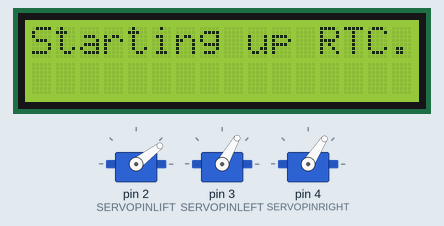
This sketch was run on a simulated Arduino Uno, built with avr-gcc and run on an emulated ATmega328P. On the bench: 16×2 character LCD, 3 × servo. The local clock reads 2024-03-15 10:24:30 at power-on unless the sketch sets it; what the sketch prints to the serial monitor is not drawn.

Above: at 0.4 s.
At 1.55 s:
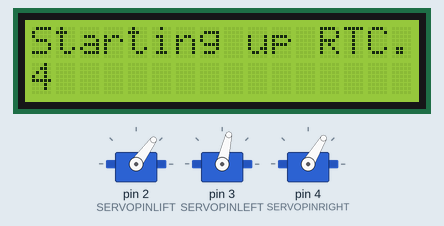
At 6.9 s:
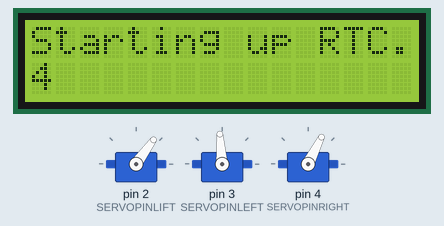
At 12.7 s:
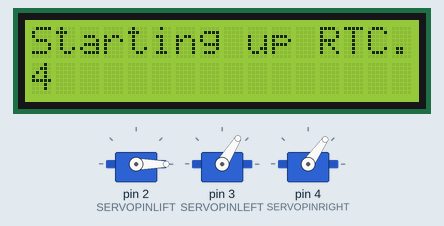
At 13.8 s:
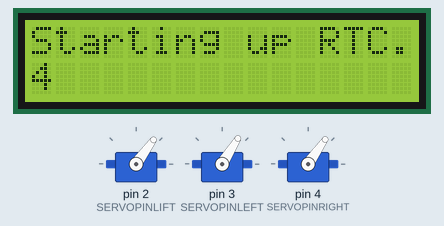
At 38.6 s:
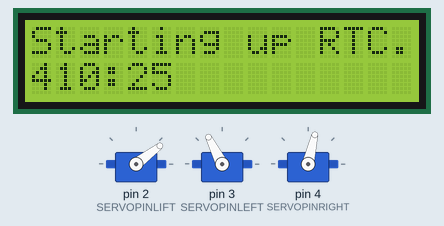
Timing chart, 0 to 40.0 s (numbered marks = the images above):
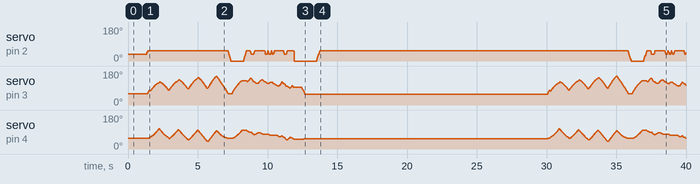

The sketch:

plotclock_V1_01.ino
```cpp
// cc - by Johannes Heberlein 2014
// thingiverse.com/joo   wiki.fablab-nuernberg.de


//#define CALIBRATION


#define SERVOFAKTOR 430


#define SERVOLEFTNULL 2020
#define SERVORIGHTNULL 920

#define SERVOPINLIFT  2
#define SERVOPINLEFT  3
#define SERVOPINRIGHT 4


#define LIFT0 1100
#define LIFT1 930
#define LIFT2 350


#define LIFTSPEED 350


#define L1 35
#define L2 55.1
#define L3 13.2


#define O1X 22
#define O1Y -25
#define O2X 47
#define O2Y -25


#define liftX  200


#include <Time.h>
#include <Servo.h>
#include <DS1307RTC.h>
#include <LiquidCrystal.h>

LiquidCrystal lcd(12, 11, 5, 4, 3, 2);


int servoLift = 1500;

Servo servo1;
Servo servo2;
Servo servo3;

volatile double lastX = 75;
volatile double lastY = 47.5;

int last_min = 0;

void setup()
{
  Serial.begin(9600);


 tmElements_t tm;

 lcd.begin(16, 2);

  if (RTC.read(tm)){
    Serial.print("The time chip has been found. ");
    setTime(tm.Hour,tm.Minute,tm.Second,tm.Day,tm.Month,tm.Year);
    Serial.print("The time is: ");
    print2digits(tm.Hour);
    Serial.write(':');
    print2digits(tm.Minute);
    Serial.write("\n");
    lcd.print("Starting up RTC..");
  }

  drawTo(75.2, 46);
  lift(1);
  servo1.attach(SERVOPINLIFT);  //  lifting servo
  servo2.attach(SERVOPINLEFT);  //  left servo
  servo3.attach(SERVOPINRIGHT);  //  right servo
  delay(1000);
  lcd.print("Opstarten voltooid!");

}

void print2digits(int number) {
  if (number >= 0 && number < 10) {
    Serial.write('0');
  }
  Serial.print(number);
}

void loop()
{

#ifdef CALIBRATION


  drawTo(-3, 29.2);
  delay(500);
  drawTo(74.1, 28);
  delay(500);

#else


  int i = 0;
  if (last_min != minute()) {

    if (!servo1.attached()) servo1.attach(SERVOPINLIFT);
    if (!servo2.attached()) servo2.attach(SERVOPINLEFT);
    if (!servo3.attached()) servo3.attach(SERVOPINRIGHT);

    lift(0);
    lcd.print(hour());
    lcd.print(":");
    lcd.print(minute());

    hour();
    while ((i+1)*10 <= hour())
    {
      i++;
    }

    number(3, 3, 111, 1);
    number(5, 25, i, 0.9);
    number(19, 25, (hour()-i*10), 0.9);
    number(28, 25, 11, 0.9);

    i=0;
    while ((i+1)*10 <= minute())
    {
      i++;
    }
    number(34, 25, i, 0.9);
    number(48, 25, (minute()-i*10), 0.9);


     lift(3);
     delay(250);
     drawTo(77, 45);
     delay(750);


    lift(0);
    last_min = minute();

    servo1.detach();
    servo2.detach();
    servo3.detach();
  }

#endif

}


void number(float bx, float by, int num, float scale) {

  switch (num) {

  case 0:
    drawTo(bx + 12 * scale, by + 6 * scale);
    lift(0);
    bogenGZS(bx + 7 * scale, by + 10 * scale, 10 * scale, -0.8, 6.7, 0.5);
    lift(1);
    break;
  case 1:

    drawTo(bx + 3 * scale, by + 15 * scale);
    lift(0);
    drawTo(bx + 10 * scale, by + 20 * scale);
    drawTo(bx + 10 * scale, by + 0 * scale);
    lift(1);
    break;
  case 2:
    drawTo(bx + 2 * scale, by + 12 * scale);
    lift(0);
    bogenUZS(bx + 8 * scale, by + 14 * scale, 6 * scale, 3, -0.8, 1);
    drawTo(bx + 1 * scale, by + 0 * scale);
    drawTo(bx + 12 * scale, by + 0 * scale);
    lift(1);
    break;
  case 3:
    drawTo(bx + 2 * scale, by + 17 * scale);
    lift(0);
    bogenUZS(bx + 5 * scale, by + 15 * scale, 5 * scale, 3, -2, 1);
    bogenUZS(bx + 5 * scale, by + 5 * scale, 5 * scale, 1.57, -3, 1);
    lift(1);
    break;
  case 4:
    drawTo(bx + 10 * scale, by + 0 * scale);
    lift(0);
    drawTo(bx + 10 * scale, by + 20 * scale);
    drawTo(bx + 2 * scale, by + 6 * scale);
    drawTo(bx + 12 * scale, by + 6 * scale);
    lift(1);
    break;
  case 5:
    drawTo(bx + 2 * scale, by + 5 * scale);
    lift(0);
    bogenGZS(bx + 5 * scale, by + 6 * scale, 6 * scale, -2.5, 2, 1);
    drawTo(bx + 5 * scale, by + 20 * scale);
    drawTo(bx + 12 * scale, by + 20 * scale);
    lift(1);
    break;
  case 6:
    drawTo(bx + 2 * scale, by + 10 * scale);
    lift(0);
    bogenUZS(bx + 7 * scale, by + 6 * scale, 6 * scale, 2, -4.4, 1);
    drawTo(bx + 11 * scale, by + 20 * scale);
    lift(1);
    break;
  case 7:
    drawTo(bx + 2 * scale, by + 20 * scale);
    lift(0);
    drawTo(bx + 12 * scale, by + 20 * scale);
    drawTo(bx + 2 * scale, by + 0);
    lift(1);
    break;
  case 8:
    drawTo(bx + 5 * scale, by + 10 * scale);
    lift(0);
    bogenUZS(bx + 5 * scale, by + 15 * scale, 5 * scale, 4.7, -1.6, 1);
    bogenGZS(bx + 5 * scale, by + 5 * scale, 5 * scale, -4.7, 2, 1);
    lift(1);
    break;

  case 9:
    drawTo(bx + 9 * scale, by + 11 * scale);
    lift(0);
    bogenUZS(bx + 7 * scale, by + 15 * scale, 5 * scale, 4, -0.5, 1);
    drawTo(bx + 5 * scale, by + 0);
    lift(1);
    break;

  case 111:

    lift(0);
    drawTo(70, 46);
    drawTo(65, 43);

    drawTo(65, 49);
    drawTo(5, 49);
    drawTo(5, 45);
    drawTo(65, 45);
    drawTo(65, 40);

    drawTo(5, 40);
    drawTo(5, 35);
    drawTo(65, 35);
    drawTo(65, 30);

    drawTo(5, 30);
    drawTo(5, 25);
    drawTo(65, 25);
    drawTo(65, 20);

    drawTo(5, 20);
    drawTo(60, 44);


    drawTo(75.2, 45.9);
    lift(2);

    break;

  case 11:
    drawTo(bx + 5 * scale, by + 15 * scale);
    lift(0);
    bogenGZS(bx + 5 * scale, by + 15 * scale, 0.1 * scale, 1, -1, 1);
    lift(1);
    drawTo(bx + 5 * scale, by + 5 * scale);
    lift(0);
    bogenGZS(bx + 5 * scale, by + 5 * scale, 0.1 * scale, 1, -1, 1);
    lift(1);
    break;

  }
}


void lift(char lift) {
  switch (lift) {


  case 0:

      if (servoLift >= LIFT0) {
      while (servoLift >= LIFT0)
      {
        servoLift--;
        servo1.writeMicroseconds(servoLift);
        delayMicroseconds(LIFTSPEED);
      }
    }
    else {
      while (servoLift <= LIFT0) {
        servoLift++;
        servo1.writeMicroseconds(servoLift);
        delayMicroseconds(LIFTSPEED);

      }

    }

    break;

  case 1:

    if (servoLift >= LIFT1) {
      while (servoLift >= LIFT1) {
        servoLift--;
        servo1.writeMicroseconds(servoLift);
        delayMicroseconds(LIFTSPEED);

      }
    }
    else {
      while (servoLift <= LIFT1) {
        servoLift++;
        servo1.writeMicroseconds(servoLift);
        delayMicroseconds(LIFTSPEED);
      }

    }

    break;

  case 2:

    if (servoLift >= LIFT2) {
      while (servoLift >= LIFT2) {
        servoLift--;
        servo1.writeMicroseconds(servoLift);
        delayMicroseconds(LIFTSPEED);
      }
    }
    else {
      while (servoLift <= LIFT2) {
        servoLift++;
        servo1.writeMicroseconds(servoLift);
        delayMicroseconds(LIFTSPEED);
      }
    }
    break;


  case 3:

    if (servoLift >= LIFT2) {
      while (servoLift >= LIFT2) {
        servoLift--;
        servo1.writeMicroseconds(-2500);
        delayMicroseconds(LIFTSPEED);

      }
    }
    else {
      while (servoLift <= LIFT2) {
        servoLift++;
        servo1.writeMicroseconds(-2500);
        delayMicroseconds(LIFTSPEED);
      }
    }
    break;
  }


}


void bogenUZS(float bx, float by, float radius, int start, int ende, float sqee) {
  float inkr = -0.05;
  float count = 0;

  do {
    drawTo(sqee * radius * cos(start + count) + bx,
    radius * sin(start + count) + by);
    count += inkr;
  }
  while ((start + count) > ende);

}

void bogenGZS(float bx, float by, float radius, int start, int ende, float sqee) {
  float inkr = 0.05;
  float count = 0;

  do {
    drawTo(sqee * radius * cos(start + count) + bx,
    radius * sin(start + count) + by);
    count += inkr;
  }
  while ((start + count) <= ende);
}


void drawTo(double pX, double pY) {
  double dx, dy, c;
  int i;

  dx = pX - lastX;
  dy = pY - lastY;
  c = floor(4 * sqrt(dx * dx + dy * dy));

  if (c < 1) c = 1;

  for (i = 0; i <= c; i++) {
    set_XY(lastX + (i * dx / c), lastY + (i * dy / c));

  }

  lastX = pX;
  lastY = pY;
}

double return_angle(double a, double b, double c) {
  // cosine rule for angle between c and a
  return acos((a * a + c * c - b * b) / (2 * a * c));
}

void set_XY(double Tx, double Ty)
{
  delay(1);
  double dx, dy, c, a1, a2, Hx, Hy;

  dx = Tx - O1X;
  dy = Ty - O1Y;

  c = sqrt(dx * dx + dy * dy); //
  a1 = atan2(dy, dx); //
  a2 = return_angle(L1, L2, c);

  servo2.writeMicroseconds(floor(((a2 + a1 - M_PI) * SERVOFAKTOR) + SERVOLEFTNULL));

  a2 = return_angle(L2, L1, c);
  Hx = Tx + L3 * cos((a1 - a2 + 0.621) + M_PI); //36,5°
  Hy = Ty + L3 * sin((a1 - a2 + 0.621) + M_PI);

  dx = Hx - O2X;
  dy = Hy - O2Y;

  c = sqrt(dx * dx + dy * dy);
  a1 = atan2(dy, dx);
  a2 = return_angle(L1, (L2 - L3), c);

  servo3.writeMicroseconds(floor(((a1 - a2) * SERVOFAKTOR) + SERVORIGHTNULL));

}
```
